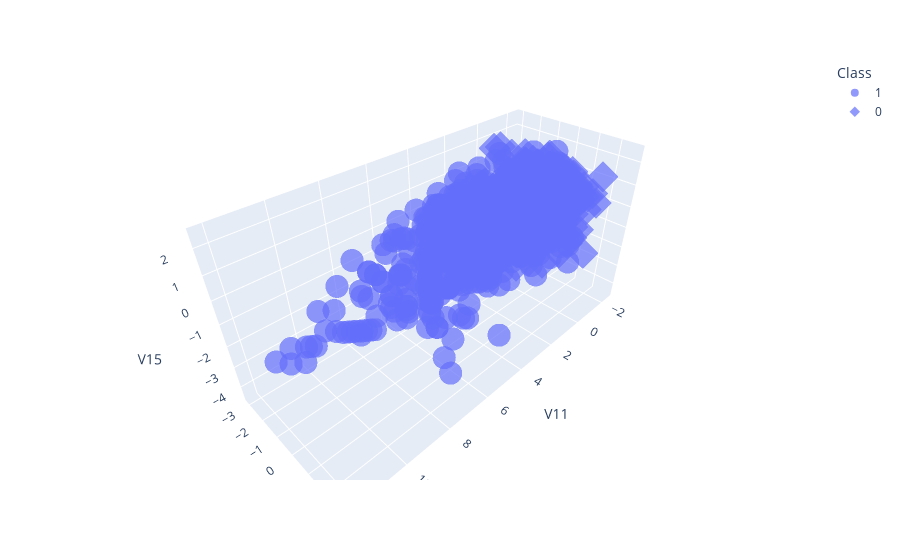

The notebook cell saved with this chart:
### Code cell
import plotly.express as px
DF_to_plot=pd.concat([df[df["Class"]==1].head(1000),df[df["Class"]==0].head(1000)])
fig = px.scatter_3d(DF_to_plot, x='V11', y='V13', z='V15',
              color='Class')
fig.show()

### Figure 1 — Plotly figure (JSON) as saved in the notebook; plotly's stock layout.template omitted (floating-point values rounded to 4 significant figures; data arrays with more than 128 entries replaced by an {"elided": "..."} marker saying what was removed)
{"data": [{"hovertemplate": "Class=1<br>V11=%{x}<br>V13=%{y}<br>V15=%{z}<extra></extra>", "legendgroup": "1", "marker": {"color": "#636efa", "opacity": 0.7, "symbol": "circle"}, "mode": "markers", "name": "1", "scene": "scene", "showlegend": true, "type": "scatter3d", "x": {"elided": "492 float values"}, "y": {"elided": "492 float values"}, "z": {"elided": "492 float values"}}, {"hovertemplate": "Class=0<br>V11=%{x}<br>V13=%{y}<br>V15=%{z}<extra></extra>", "legendgroup": "0", "marker": {"color": "#636efa", "opacity": 0.7, "symbol": "diamond"}, "mode": "markers", "name": "0", "scene": "scene", "showlegend": true, "type": "scatter3d", "x": {"elided": "500 float values"}, "y": {"elided": "500 float values"}, "z": {"elided": "500 float values"}}], "layout": {"legend": {"title": {"text": "Class"}, "tracegroupgap": 0}, "margin": {"t": 60}, "scene": {"domain": {"x": [0, 1], "y": [0, 1]}, "xaxis": {"title": {"text": "V11"}}, "yaxis": {"title": {"text": "V13"}}, "zaxis": {"title": {"text": "V15"}}}}}
